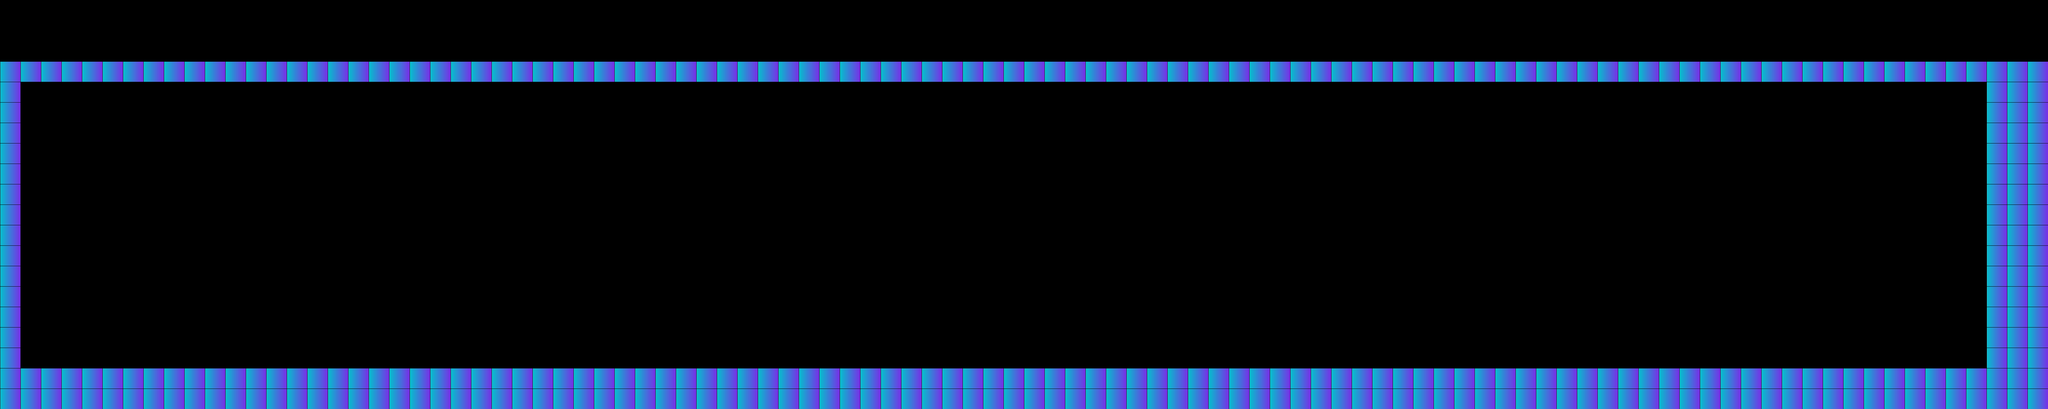

A 2D game scene composited from a Tiled map and its tileset images. What follows is a short description and the map's XML, with each tile layer's data collapsed to a summary:
An orthogonal 100x20 tile map with 64x64 px tiles, 1 tile layer (background) and 3 objects (player).

<map version="1.2" tiledversion="1.2.4" orientation="orthogonal" renderorder="right-down" width="100" height="20" tilewidth="64" tileheight="64" infinite="0" nextlayerid="5" nextobjectid="40">
 <tileset firstgid="1" source="tiles2.tsx" />
 <layer id="3" name="background" width="100" height="20">
  <data>[2000 cells, 356 non-empty, 1 distinct tile ids]</data>
 </layer>
 <objectgroup id="4" name="objects">
  <object id="1" x="0" y="1152">
   <polygon points="0,0 6400,0 6400,128 0,128" />
  </object>
  <object id="36" name="player" x="64" y="1024" width="64" height="64" />
  <object id="39" x="6208" y="1152">
   <polygon points="0,0 192,0 192,-960 0,-960" />
  </object>
 </objectgroup>
</map>
